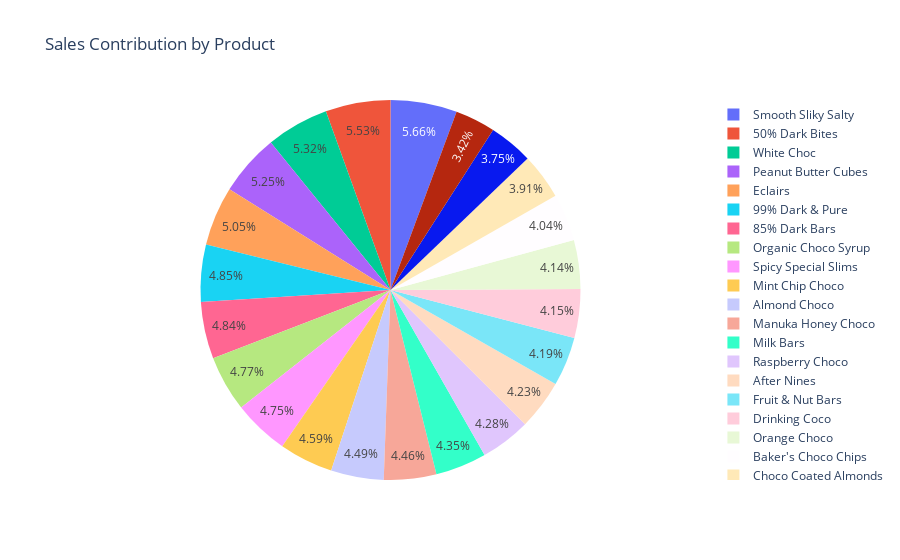

This figure's notebook cell:
### Markdown cell above
## Step 13: Calculate Sales Contribution by Product

### Code cell
fig = px.pie(df.groupby("Product")["Amount"].sum().reset_index(), values="Amount", names="Product", title="Sales Contribution by Product")
fig.show()

### Figure 1 — Plotly figure (JSON) as saved in the notebook; plotly's stock layout.template omitted (floating-point values rounded to 4 significant figures)
{"data": [{"domain": {"x": [0, 1], "y": [0, 1]}, "hovertemplate": "Product=%{label}<br>Amount=%{value}<extra></extra>", "labels": ["50% Dark Bites", "70% Dark Bites", "85% Dark Bars", "99% Dark & Pure", "After Nines", "Almond Choco", "Baker's Choco Chips", "Caramel Stuffed Bars", "Choco Coated Almonds", "Drinking Coco", "Eclairs", "Fruit & Nut Bars", "Manuka Honey Choco", "Milk Bars", "Mint Chip Choco", "Orange Choco", "Organic Choco Syrup", "Peanut Butter Cubes", "Raspberry Choco", "Smooth Sliky Salty", "Spicy Special Slims", "White Choc"], "legendgroup": "", "name": "", "showlegend": true, "type": "pie", "values": [341712, 211610, 299229, 299796, 261331, 277536, 249613, 231588, 241486, 256655, 312445, 259147, 275541, 269248, 283969, 256144, 294700, 324842, 264740, 349692, 293454, 329147]}], "layout": {"legend": {"tracegroupgap": 0}, "title": {"text": "Sales Contribution by Product"}}}
